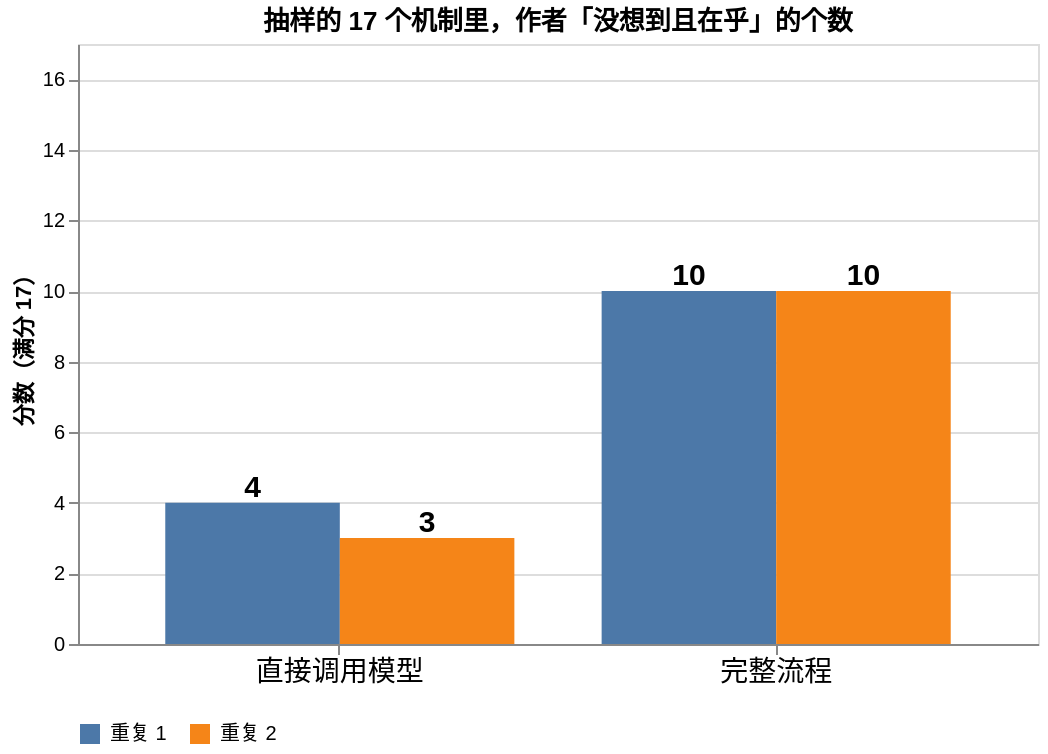

Write a Vega-Lite specification for this figure.
### Vega-Lite specification from a JSON file in a GitHub repository (floating-point values rounded to 4 significant figures)
{"usermeta": {"fig": {"content": "data", "style": "cool-clean", "candidates": ["cool-clean"], "why": "计数取自结果文件", "surface": "repo-doc"}}, "title": "抽样的 17 个机制里，作者「没想到且在乎」的个数", "width": 480, "height": 300, "data": {"values": [{"side": "直接调用模型", "rep": "重复 1", "score": 4}, {"side": "直接调用模型", "rep": "重复 2", "score": 3}, {"side": "完整流程", "rep": "重复 1", "score": 10}, {"side": "完整流程", "rep": "重复 2", "score": 10}]}, "layer": [{"mark": "bar", "encoding": {"x": {"field": "side", "type": "nominal", "title": null, "sort": ["直接调用模型", "完整流程"], "axis": {"labelAngle": 0, "labelFontSize": 14}}, "xOffset": {"field": "rep"}, "y": {"field": "score", "type": "quantitative", "title": "分数（满分 17）", "scale": {"domain": [0, 17]}}, "color": {"field": "rep", "type": "nominal", "title": null, "legend": {"orient": "bottom"}}}}, {"mark": {"type": "text", "dy": -8, "fontSize": 15, "fontWeight": "bold"}, "encoding": {"x": {"field": "side", "type": "nominal", "title": null, "sort": ["直接调用模型", "完整流程"], "axis": {"labelAngle": 0, "labelFontSize": 14}}, "xOffset": {"field": "rep"}, "y": {"field": "score", "type": "quantitative", "title": "分数（满分 17）", "scale": {"domain": [0, 17]}}, "text": {"field": "score"}}}]}
